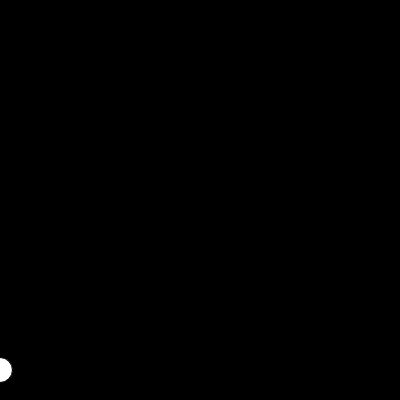
Frame 1 (no input)
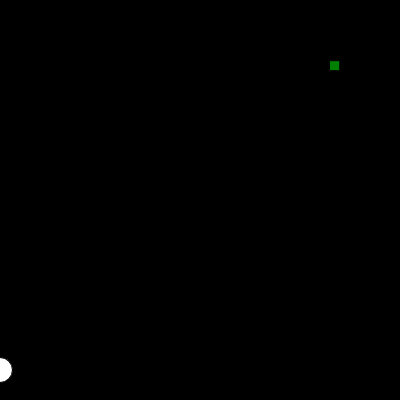
Frame 60 (no input)
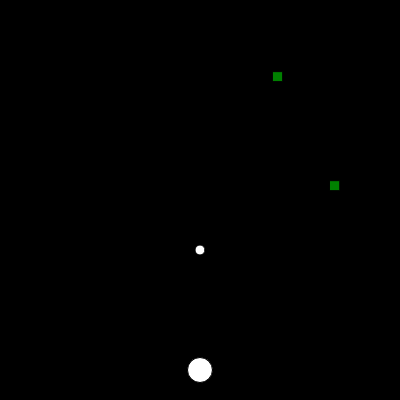
Frame 120 (the mouse pressed at the canvas centre since frame 60)

The p5.js sketch that drew these frames (run headless with seeded random() and noise() and a simulated clock; from frame 60 on, the mouse is pressed at the canvas centre):

// p5.js sketch
// ── sketch.js
let bullets =[];
let zombies =[];

function setup() {
  createCanvas(400, 400);
  
  //Creando enemigos
 for (let i=0; i< 10; i++){
   let zombie={
     x:random(0,width),
     y:random(-800,0)
     
   }
   zombies.push(zombie)
 } 
   } 
  

function draw() {
  background("black");
  
  //Dibujar a los zombies desde el centro 
  rectMode(CENTER);
  
  //Dibujar el jugador 
  fill("white")
  circle(mouseX,height-30,25)
  
  //Dibujamos las balas 
  for (let bullet of bullets){
    bullet.y-=2
    circle(bullet.x,bullet.y,10);
    fill("yellow");
  }
  
  //Dibujando los zombies
  for (let zombie of zombies){
    fill("green");
    zombie.y+=2
    rect(zombie.x,zombie.y,10);
  }
  
  
  /*Creando la colisión de los balas con los zombies */
  
  for (let zombie of zombies){
    
    for (let bullet of bullets){
      if (dist(zombie.x,zombie.y,bullet.x,bullet.y)<10){
        zombies.splice(zombies.indexOf(zombie),1)
        bullets.splice(bullets.indexOf(bullet),1)
        let newZombie={
     x:random(0,width),
     y:random(-800,0)
     
   }
   zombies.push(newZombie)
        
      }
    }
    
  }
  
}


/*Creando las balas con un objeto json al 
presionar el mouse*/

function mousePressed(){
  let bullet ={
    x:mouseX,
    y: height-30
  };
  
  bullets.push(bullet);
  
}
